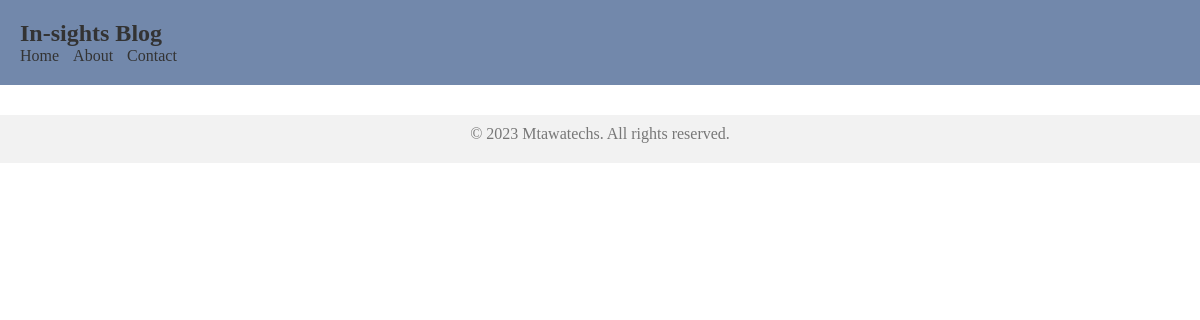
/blog/, run on an earlier commit of the app's database.
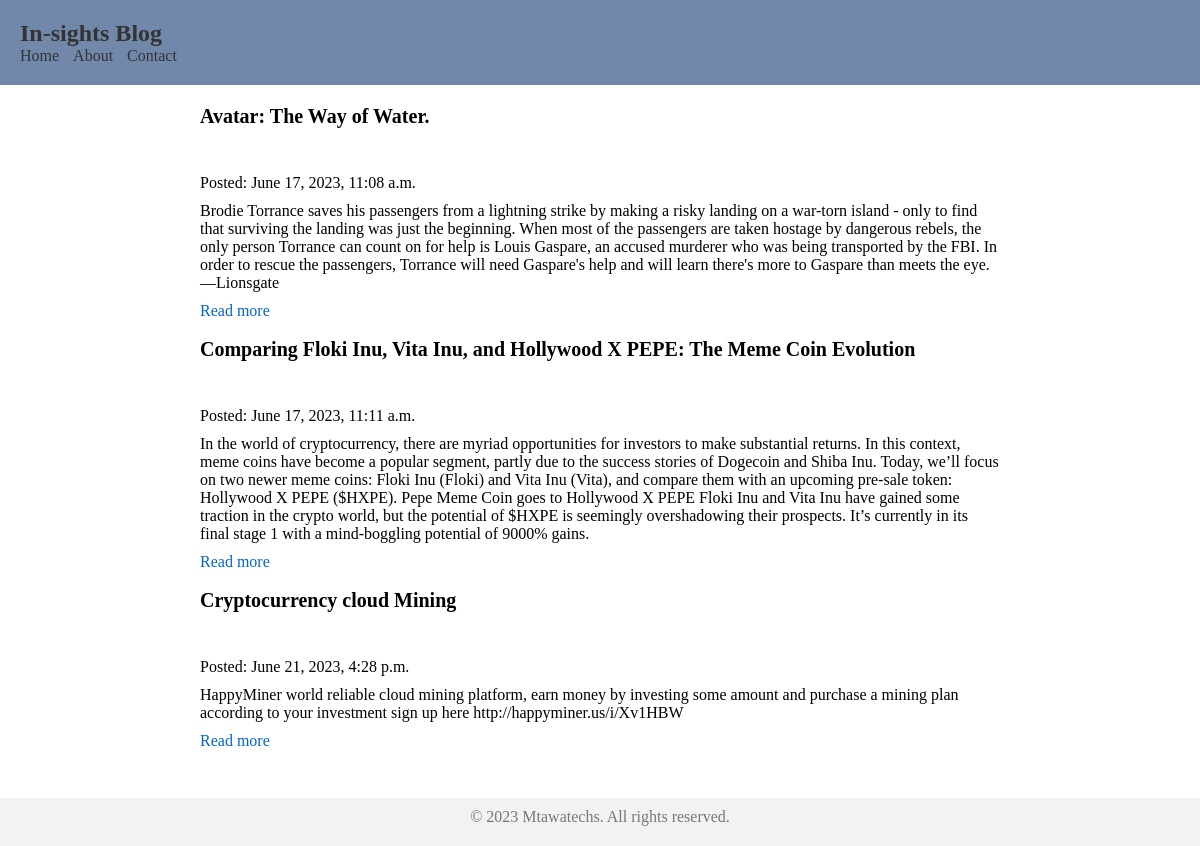
And on a later commit of the database.
### movieApp/models.py (models this page shows, shortened)
class Blogs(models.Model):
    title = models.CharField(max_length=100)
    body = models.TextField(null=True)
    date = models.DateTimeField(auto_now_add=True)
    link = models.CharField(max_length=500, blank=True)
    image = models.ImageField(blank=True)

### movieApp/views.py (the view)
# urls.py: path("blog/", Blog.as_view(), name='blog'),
class Blog(ListView):
    model = Blogs
    template_name = 'blog.html'

### templates/blog.html (shortened to what this page needs)
<!DOCTYPE html>
{% load static %}
<html>
<head>
   <link rel="stylesheet" href="{% static 'css/blog.css'%}">
</head>
<body>
  <header>
    <h1>In-sights Blog</h1>
    <nav>
      <ul>
        <li><a href="{% url 'homeView' %}">Home</a></li>
        <li><a href="#">About</a></li>
        <li><a href="#">Contact</a></li>
      </ul>
    </nav>
  </header>
  <main>
    <article>
		{% for blog in object_list%}
			<h2>{{blog.title}}</h2>
			<br/>
      <p>Posted: {{blog.date}}</p>
			<p>{{blog.body}}</p>
			<a href="{{blog.link}}">Read more</a>
			<br/>
			<br/>
		{% endfor %}
    </article>
</main>
  <footer>
    <p>&copy; 2023 Mtawatechs. All rights reserved.</p>
  </footer>
</body>
</html>

### static/css/blog.css (style rules this page uses)
body, h1, h2, p, ul { margin: 0; padding: 0; }
header { background-color: #7288ab; padding: 20px; }
h1 { color: #333; font-size: 24px; }
nav ul { list-style-type: none; }
nav li { display: inline; margin-right: 10px; }
nav a { text-decoration: none; color: #333; }
main { max-width: 800px; margin: 20px auto; padding: 0 20px; }
article { margin-bottom: 30px; }
h2 { font-size: 20px; margin-bottom: 10px; }
p { margin-bottom: 10px; }
a { text-decoration: none; color: #0066cc; }
footer { background-color: #f2f2f2; padding: 10px; text-align: center; color: #777; }

What changed in the data, as far as the page shows it:
added Blogs: title "Avatar: The Way of Water.", date "June 17, 2023, 11:08 a.m.", body "Brodie Torrance saves his passengers from a lightning strike by making a risky landing on a war-torn island - only to find that surviving the landing was just the beginning. When most of the passengers are taken hostage by dangerous rebels, the only person Torrance can count on for help is Louis Gaspare, an accused murderer who was being transported by the FBI. In order to rescue the passengers, Torrance will need Gaspare's help and will learn there's more to Gaspare than meets the eye.—Lionsgate"
added Blogs: title "Comparing Floki Inu, Vita Inu, and Hollywood X PEPE: The Meme Coin Evolution", date "June 17, 2023, 11:11 a.m.", body "In the world of cryptocurrency, there are myriad opportunities for investors to make substantial returns. In this context, meme coins have become a popular segment, partly due to the success stories of Dogecoin and Shiba Inu. Today, we’ll focus on two newer meme coins: Floki Inu (Floki) and Vita Inu (Vita), and compare them with an upcoming pre-sale token: Hollywood X PEPE ($HXPE). Pepe Meme Coin goes to Hollywood X PEPE Floki Inu and Vita Inu have gained some traction in the crypto world, but the potential of $HXPE is seemingly overshadowing their prospects. It’s currently in its final stage 1 with a mind-boggling potential of 9000% gains."
added Blogs: title "Cryptocurrency cloud Mining", date "June 21, 2023, 4:28 p.m.", body "HappyMiner world reliable cloud mining platform, earn money by investing some amount and purchase a mining plan according to your investment sign up here http://happyminer.us/i/Xv1HBW"
